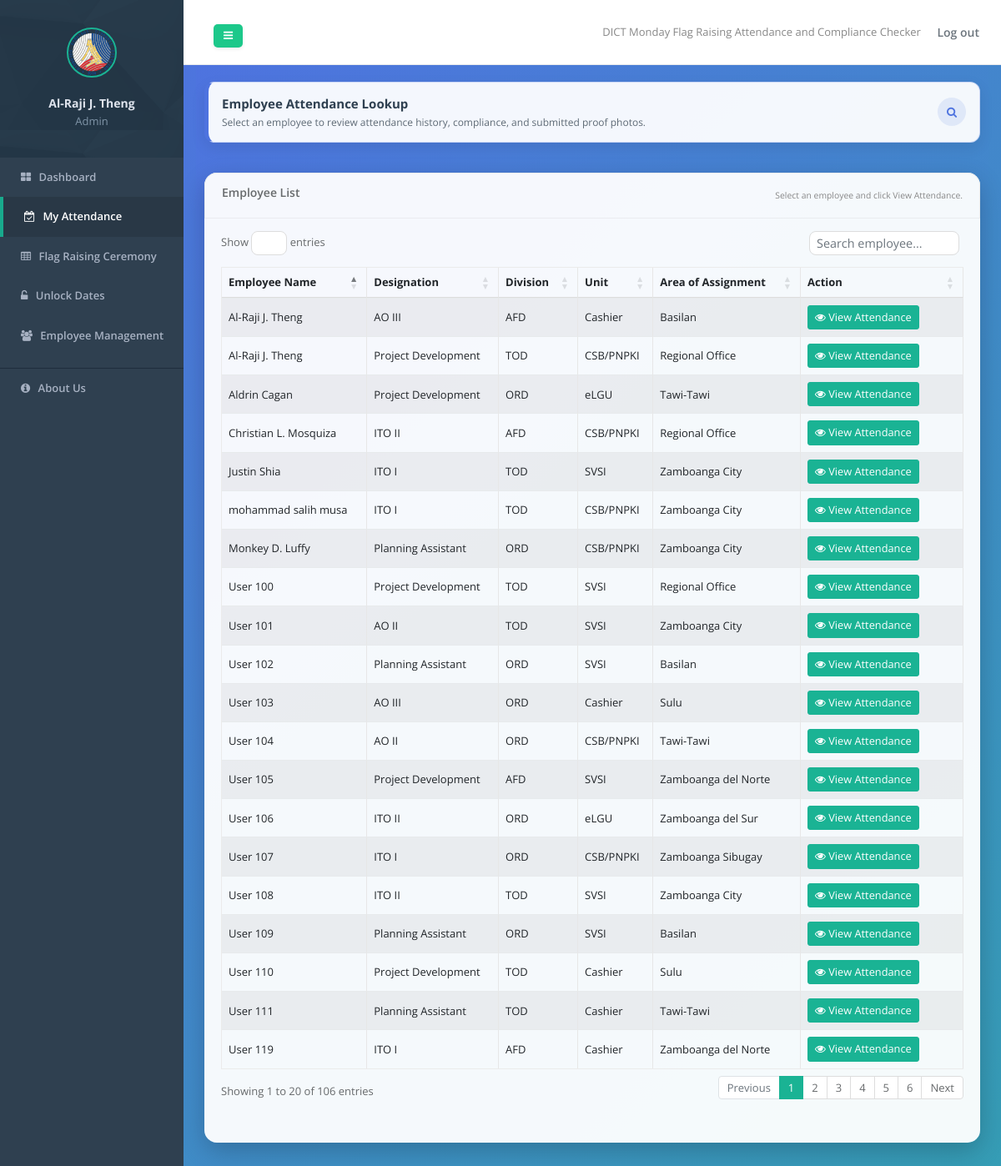
/my_emp_attendance.php (signed in), run on the app's committed database.
### tables this page shows
CREATE TABLE `employees` (
  `emp_id` int(11) NOT NULL,
  `emp_email` varchar(150) DEFAULT NULL,
  `full` varchar(255) DEFAULT NULL,
  `department` varchar(50) DEFAULT NULL,
  `area_of_assignment` varchar(150) DEFAULT NULL,
  `designation` varchar(150) DEFAULT NULL,
  `unit` varchar(100) DEFAULT NULL,
  `age` int(11) DEFAULT NULL,
  `gender` varchar(20) DEFAULT NULL,
  `status` varchar(50) DEFAULT NULL
);

### my_emp_attendance.php (the view, shortened to what this page needs)
<?php
include 'connect.php';
$employees = [];
try {
	$sql = "SELECT emp_id, full, designation, department, unit, area_of_assignment
			FROM employees
			WHERE full IS NOT NULL AND TRIM(full) != ''
			ORDER BY full ASC";
	$employeeStmt = $pdo->prepare($sql);
	$employeeStmt->execute();
	$employees = $employeeStmt->fetchAll(PDO::FETCH_ASSOC);
} catch (PDOException $e) {
	die('Database Error: ' . $e->getMessage());
}
?>
<!doctype html>
<html lang="en">
<head>
	<link href="css/bootstrap.min.css" rel="stylesheet" />
	<link href="font-awesome/css/font-awesome.css" rel="stylesheet" />
    <link rel="stylesheet" type="text/css" href="https://cdn.datatables.net/1.13.6/css/dataTables.bootstrap4.min.css">
	<link href="css/animate.css" rel="stylesheet" />
	<link href="css/style.css" rel="stylesheet" />
	<link href="https://cdn.jsdelivr.net/npm/sweetalert2@11.7.32/dist/sweetalert2.min.css" rel="stylesheet" />
</head>
<body>
	<div id="wrapper">
		<nav class="navbar-default navbar-static-side" role="navigation">
			<div class="sidebar-collapse">
				<ul class="nav metismenu" id="side-menu">
					<?php include 'sidebar.php'; ?>
				</ul>
			</div>
		</nav>
		<?php include 'topbar.php'; ?>
		<div class="wrapper wrapper-content animated fadeInRight">
			<div class="page-callout">
				<div>
					<p class="callout-title">Employee Attendance Lookup</p>
					<p class="callout-subtitle">Select an employee to review attendance history, compliance, and submitted proof photos.</p>
				</div>
				<span class="callout-icon"><i class="fa fa-search"></i></span>
			</div>
			<div class="row" id="employeeListSection">
				<div class="col-lg-12">
					<div class="ibox">
						<div class="ibox-title d-flex justify-content-between align-items-center">
							<h5>Employee List</h5>
							<div class="d-flex align-items-center" style="gap:10px;">
								<small class="text-muted d-none d-sm-block mb-0">Select an employee and click View Attendance.</small>
							</div>
						</div>
						<div class="ibox-content">
							<div class="table-responsive">
								<table class="table table-striped table-bordered table-hover dataTables-employees">
									<thead>
										<tr>
											<th>Employee Name</th>
											<th>Designation</th>
											<th>Division</th>
                                            <th>Unit</th>
											<th>Area of Assignment</th>
											<th width="160">Action</th>
										</tr>
									</thead>
									<tbody>
										<?php if (!empty($employees)): ?>
											<?php foreach ($employees as $emp): ?>
												<tr>
													<td><?php echo htmlspecialchars($emp['full'] ?? ''); ?></td>
													<td><?php echo htmlspecialchars($emp['designation'] ?? ''); ?></td>
													<td><?php echo htmlspecialchars($emp['department'] ?? ''); ?></td>
                                                    <td><?php echo htmlspecialchars($emp['unit'] ?? ''); ?></td>
													<td><?php echo htmlspecialchars($emp['area_of_assignment'] ?? ''); ?></td>
													<td>
														<button type="button" class="btn btn-primary btn-sm view-attendance-btn" data-emp-id="<?php echo (int) $emp['emp_id']; ?>" data-emp-name="<?php echo htmlspecialchars($emp['full'] ?? '', ENT_QUOTES); ?>">
															<i class="fa fa-eye"></i> View Attendance
														</button>
													</td>
												</tr>
											<?php endforeach; ?>
										<?php endif; ?>
									</tbody>
								</table>
							</div>
						</div>
					</div>
				</div>
			</div>
		</div>
	</div>
</body>
</html>

### my_emp_attendance.php (style rules this page uses)
body.gray-bg, #page-wrapper, .wrapper.wrapper-content { background: linear-gradient(135deg, #4e73df, #1cc88a) !important; background-size: 200% 200% !important; animation: gradientBG 10s ease infinite !important; }
.ibox { border-radius: 15px !important; box-shadow: 0 10px 30px rgba(0,0,0,0.2) !important; background: rgba(255, 255, 255, 0.95) !important; border: none !important; margin-bottom: 25px; }
.ibox-title { background: transparent !important; border-bottom: 1px solid rgba(0,0,0,0.05) !important; border-radius: 15px 15px 0 0 !important; padding: 15px 20px !important; }
.ibox-content { background: transparent !important; border-radius: 0 0 15px 15px !important; border: none !important; }
.table td, .table th { vertical-align: middle !important; }
.page-callout { background: rgba(255, 255, 255, 0.94); border: 1px solid rgba(78, 115, 223, 0.25); border-left: 5px solid #4e73df; border-radius: 12px; box-shadow: 0 6px 18px rgba(0, 0, 0, 0.08); padding: 14px 16px; margin-bottom: 18px; display: flex; align-items: center; justify-content: space-between; gap: 12px; }
.page-callout .callout-title { margin: 0; font-weight: 700; color: #2f4050; font-size: 15px; }
.page-callout .callout-subtitle { margin: 2px 0 0; color: #5e6a75; font-size: 12px; }
.page-callout .callout-icon { width: 34px; height: 34px; border-radius: 50%; display: inline-flex; align-items: center; justify-content: center; background: rgba(78, 115, 223, 0.12); color: #4e73df; flex-shrink: 0; }

### data on the page
employees: full "Al-Raji J. Theng", designation "AO III", department "AFD", unit "Cashier", area_of_assignment "Basilan"
employees: full "Al-Raji J. Theng", designation "Project Development", department "TOD", unit "CSB/PNPKI", area_of_assignment "Regional Office"
employees: full "Aldrin Cagan", designation "Project Development", department "ORD", unit "eLGU", area_of_assignment "Tawi-Tawi"
employees: full "Christian L. Mosquiza", designation "ITO II", department "AFD", unit "CSB/PNPKI", area_of_assignment "Regional Office"
employees: full "Justin Shia", designation "ITO I", department "TOD", unit "SVSI", area_of_assignment "Zamboanga City"
employees: full "mohammad salih musa", designation "ITO I", department "TOD", unit "CSB/PNPKI", area_of_assignment "Zamboanga City"
employees: full "Monkey D. Luffy", designation "Planning Assistant", department "ORD", unit "CSB/PNPKI", area_of_assignment "Zamboanga City"
employees: full "User 100", designation "Project Development", department "TOD", unit "SVSI", area_of_assignment "Regional Office"
employees: full "User 101", designation "AO II", department "TOD", unit "SVSI", area_of_assignment "Zamboanga City"
employees: full "User 102", designation "Planning Assistant", department "ORD", unit "SVSI", area_of_assignment "Basilan"
employees: full "User 103", designation "AO III", department "ORD", unit "Cashier", area_of_assignment "Sulu"
employees: full "User 104", designation "AO II", department "ORD", unit "CSB/PNPKI", area_of_assignment "Tawi-Tawi"
employees: full "User 105", designation "Project Development", department "AFD", unit "SVSI", area_of_assignment "Zamboanga del Norte"
employees: full "User 106", designation "ITO II", department "ORD", unit "eLGU", area_of_assignment "Zamboanga del Sur"
employees: full "User 107", designation "ITO I", department "ORD", unit "CSB/PNPKI", area_of_assignment "Zamboanga Sibugay"
employees: full "User 108", designation "ITO II", department "TOD", unit "SVSI", area_of_assignment "Zamboanga City"
employees: full "User 109", designation "Planning Assistant", department "ORD", unit "SVSI", area_of_assignment "Basilan"
employees: full "User 110", designation "Project Development", department "TOD", unit "Cashier", area_of_assignment "Sulu"
employees: full "User 111", designation "Planning Assistant", department "TOD", unit "Cashier", area_of_assignment "Tawi-Tawi"
employees: full "User 119", designation "ITO I", department "AFD", unit "Cashier", area_of_assignment "Zamboanga del Norte"

### other printed values
$userFullName "Al-Raji J. Theng"
$userRole "Admin"
